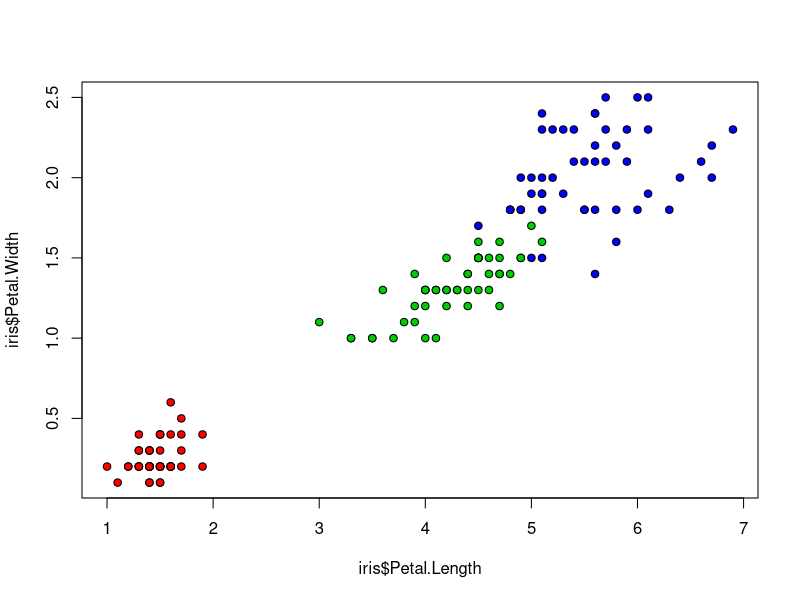
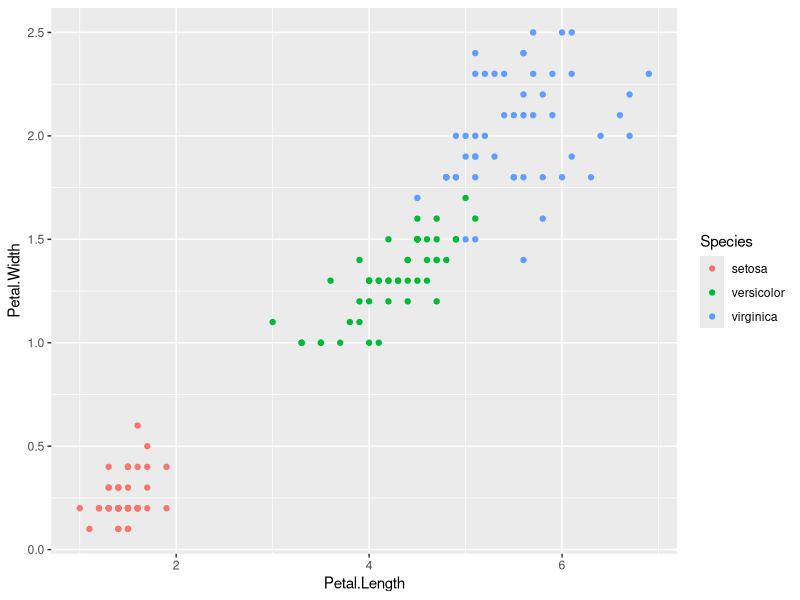

Generate these figures, in order, with R:
## ---- chunk 1
knitr::opts_chunk$set(package.startup.message = FALSE)
library(ggplot2)
library(knitr)
library(dplyr)
library(kableExtra)
library(reshape2)
## ---- chunk 2
# This is a comment in R
# If you don't want your code to be ran, 
# but don't want it erased, it can be commented out.
# Like below:

#dat1 <- c(1,2,2,2)
#print(test)
## ---- chunk 3
# "Un-commenting" a line of code will cause it to be run.
# For example:

dat1 <- c(1:10)
dat1
## ---- chunk 4
mean(dat1)
## ---- chunk 5
dat1*2
dat1+2
## ---- chunk 6
# let's create a fake data frame with 2 columns and 5 rows
col1 <- c(1:5)
col2 <- c(6:10)

# cbind combines the two one-dimensional data
# into one data frame column-wise
# rbind will perform the same operation, but row-wise
dat2 <- data.frame(cbind(col1, col2))
dat2

# get the summary of the whole data frame
summary(dat2)

# there are several ways to subset a data frame
# one way is by this convention: df_name[row_number,column_number]
dat2[1,1]

# if you want the whole first column, leave the row number blank
# it works the same if you want just rows
dat2[ ,1]

# if you want just the first three rows of all columns
dat2[1:3, ]

# another way to subset a data frame is by using the "$" symbol
# this only works for column-wise operations
dat2$col1
## ---- chunk 7
# we'll use the iris dataset for this example
# this dataset comes with base R

# base R graphics
plot(iris$Petal.Length, iris$Petal.Width, pch=21,
     bg=c("red","green3","blue")[unclass(iris$Species)])
# ggplot2 graphics
ggplot(iris, aes(x=Petal.Length, y=Petal.Width, color = Species)) +
  geom_point()
